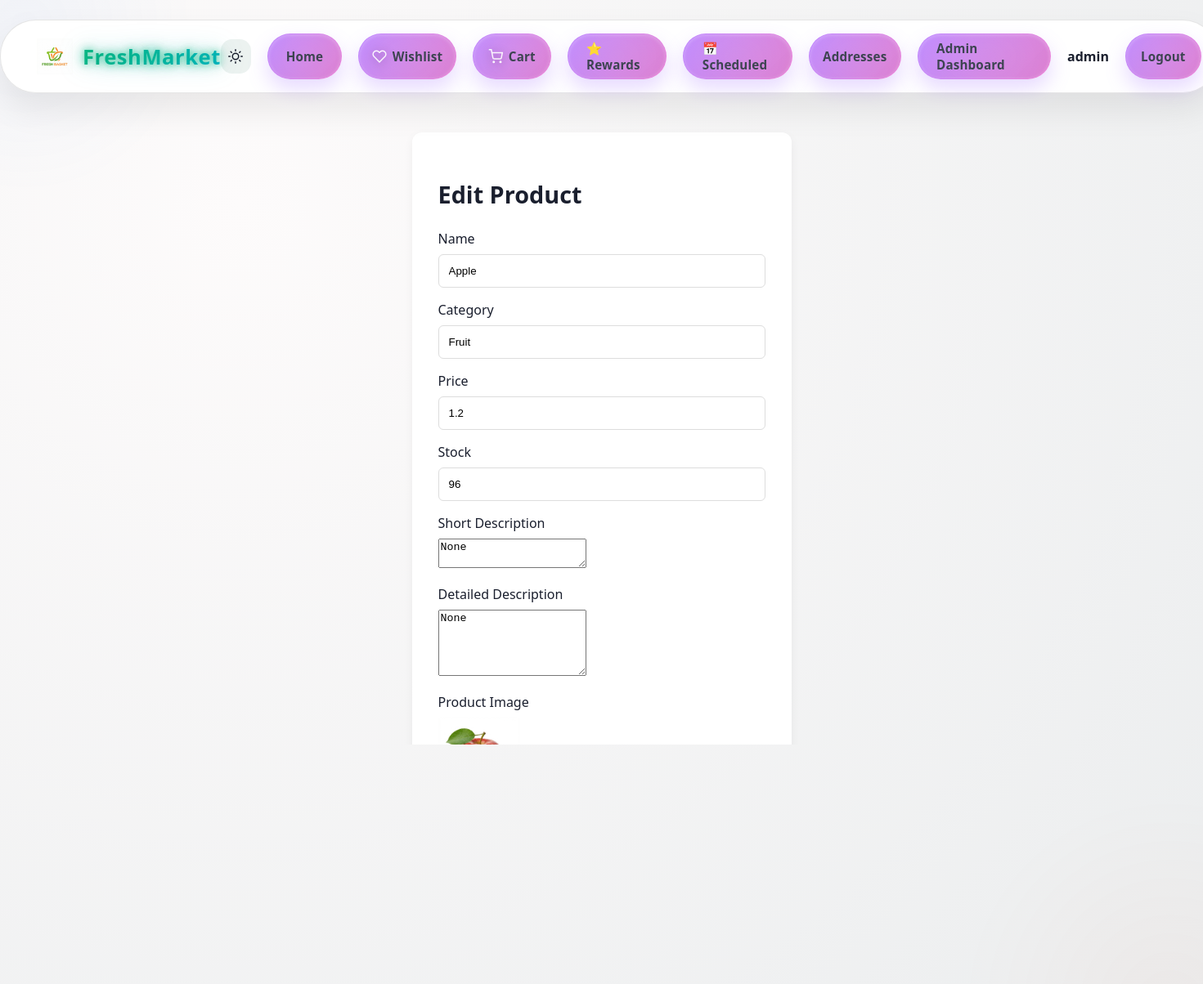
Screenshot of /admin/product/1/edit (signed in) with the database file from the repository.
### models.py (models this page shows)
class User(UserMixin, db.Model):
    id = db.Column(db.Integer, primary_key=True)
    username = db.Column(db.String(80), unique=True, nullable=False)
    email = db.Column(db.String(120), unique=True, nullable=True) # Nullable for migration, should be False for new users
    password_hash = db.Column(db.String(120), nullable=False)
    is_admin = db.Column(db.Boolean, default=False)
    reset_token = db.Column(db.String(100), nullable=True)
    reset_token_expiration = db.Column(db.DateTime, nullable=True)
    loyalty_points = db.Column(db.Integer, default=0)  # Loyalty rewards points
    cart_items = db.relationship('CartItem', backref='user', lazy=True)
    orders = db.relationship('Order', backref='user', lazy=True)
    addresses = db.relationship('Address', backref='user', lazy=True, cascade='all, delete-orphan')
    wishlist_items = db.relationship('Wishlist', backref='user', lazy=True, cascade='all, delete-orphan')
    loyalty_transactions = db.relationship('LoyaltyTransaction', backref='user', lazy=True, cascade='all, delete-orphan')
    scheduled_orders = db.relationship('ScheduledOrder', backref='user', lazy=True, cascade='all, delete-orphan')

class Product(db.Model):
    id = db.Column(db.Integer, primary_key=True)
    name = db.Column(db.String(100), nullable=False)
    category = db.Column(db.String(50), nullable=False)
    price = db.Column(db.Float, nullable=False)
    stock = db.Column(db.Integer, default=0)
    image_url = db.Column(db.String(200)) # Placeholder for image path
    description = db.Column(db.String(500), nullable=True)  # Short description
    detailed_description = db.Column(db.Text, nullable=True)  # Long description
    average_rating = db.Column(db.Float, default=0.0)
    review_count = db.Column(db.Integer, default=0)
    reviews = db.relationship('Review', backref='product', lazy=True, cascade='all, delete-orphan')
    wishlist_items = db.relationship('Wishlist', backref='product', lazy=True, cascade='all, delete-orphan')

### routes.py (the view, shortened to what this page needs)
@main.route('/admin/product/<int:product_id>/edit', methods=['GET', 'POST'])
@login_required
def edit_product(product_id):
    if not current_user.is_admin:
        return redirect(url_for('main.index'))
    product = Product.query.get_or_404(product_id)
    return render_template('add_product.html', product=product, is_edit=True)

### routes.py (called while the page is built)
@login_manager.user_loader
def load_user(user_id):
    return User.query.get(int(user_id))

@main.context_processor
def inject_cart_total():
    if current_user.is_authenticated:
        cart_items = CartItem.query.filter_by(user_id=current_user.id).all()
        total_price = sum(item.product.price * item.quantity for item in cart_items)
        total_items = sum(item.quantity for item in cart_items)
        return {'cart_total': total_price, 'cart_count': total_items}
    return {'cart_total': 0, 'cart_count': 0}

### templates/add_product.html
{% extends "base.html" %}
{% block content %}
<div class="auth-form">
    <h2>{% if is_edit %}Edit Product{% else %}Add Product{% endif %}</h2>
    <form method="POST" enctype="multipart/form-data">
        <div class="form-group">
            <label>Name</label>
            <input type="text" name="name" value="{{ product.name if product else '' }}" required>
        </div>
        <div class="form-group">
            <label>Category</label>
            <input type="text" name="category" value="{{ product.category if product else '' }}" required>
        </div>
        <div class="form-group">
            <label>Price</label>
            <input type="number" step="0.01" name="price" value="{{ product.price if product else '' }}" required>
        </div>
        <div class="form-group">
            <label>Stock</label>
            <input type="number" name="stock" value="{{ product.stock if product else '' }}" required>
        </div>
        <div class="form-group">
            <label>Short Description</label>
            <textarea name="description" rows="2">{{ product.description if product else '' }}</textarea>
        </div>
        <div class="form-group">
            <label>Detailed Description</label>
            <textarea name="detailed_description"
                rows="5">{{ product.detailed_description if product else '' }}</textarea>
        </div>
        <div class="form-group">
            <label>Product Image</label>
            {% if product and product.image_url %}
            <div class="current-image">
                <img src="{{ url_for('static', filename=product.image_url) }}" alt="Current Image"
                    style="max-width: 100px;">
                <p>Current Image</p>
            </div>
            {% endif %}
            <input type="file" name="image" accept="image/*">
        </div>
        <button type="submit" class="btn">{% if is_edit %}Update Product{% else %}Add Product{% endif %}</button>
    </form>
</div>
{% endblock %}

### templates/base.html (shortened to what this page needs)
<!DOCTYPE html>
<html lang="en">
<head>
    <link rel="stylesheet" href="{{ url_for('static', filename='style.css') }}">
    <link rel="stylesheet" href="{{ url_for('static', filename='new_features.css') }}">
    <link rel="stylesheet" href="{{ url_for('static', filename='accessibility.css') }}">
    <link rel="stylesheet" href="{{ url_for('static', filename='animations.css') }}">
    <link rel="stylesheet" href="{{ url_for('static', filename='enhanced_animations.css') }}">
    <link rel="stylesheet" href="{{ url_for('static', filename='scroll_animations.css') }}">
    <link rel="stylesheet" href="{{ url_for('static', filename='login_decorations.css') }}">
</head>
<body class="{% block body_class %}{% endblock %}">
    <nav class="top-nav">
        <div class="logo">
            <img src="{{ url_for('static', filename='logo.png') }}" alt="FreshMarket Logo">
            <span>FreshMarket</span>
        </div>
        <div class="links">
            <button id="theme-toggle" class="theme-toggle ripple-parent" type="button" aria-label="Toggle theme"
                aria-pressed="false">
            </button>
            <a href="{{ url_for('main.index') }}" class="nav-link">Home</a>
            {% if current_user.is_authenticated %}
            <a href="{{ url_for('main.wishlist') }}" class="nav-link nav-link-icon">
                <svg width="18" height="18" viewBox="0 0 24 24" fill="none" aria-hidden="true">
                    <path
                        d="M20.84 4.61a5.5 5.5 0 0 0-7.78 0L12 5.67l-1.06-1.06a5.5 5.5 0 0 0-7.78 7.78l1.06 1.06L12 21.23l7.78-7.78 1.06-1.06a5.5 5.5 0 0 0 0-7.78z"
                        stroke="currentColor" stroke-width="2" stroke-linecap="round" stroke-linejoin="round" />
                </svg>
                Wishlist
            </a>
            <a href="{{ url_for('main.cart') }}" class="nav-link nav-link-icon">
                Cart
            </a>
            <a href="{{ url_for('main.loyalty') }}" class="nav-link nav-link-icon">
                ⭐ Rewards
            </a>
            <a href="{{ url_for('main.scheduled_orders') }}" class="nav-link nav-link-icon">
                📅 Scheduled
            </a>
            <a href="{{ url_for('main.addresses') }}" class="nav-link">Addresses</a>
            {% if current_user.is_admin %}
            <a href="{{ url_for('main.admin_dashboard') }}" class="nav-link admin-link">Admin Dashboard</a>
            {% endif %}
            <span class="nav-user">{{ current_user.username }}</span>
            <a href="{{ url_for('main.logout') }}" class="nav-link">Logout</a>
            {% else %}
            <a href="{{ url_for('main.login') }}" class="nav-link">Login</a>
            <a href="{{ url_for('main.register') }}" class="nav-link">Register</a>
            {% endif %}
        </div>
    </nav>
    <div class="container">
        {% block content %}{% endblock %}
    </div>
</body>
</html>

### static/accessibility.css (style rules this page uses)
nav.top-nav { background: var(--surface-dark); color: var(--text-inverse); }
body[data-theme="light"] nav.top-nav { background: rgba(255, 255, 255, 0.95); color: var(--text-primary); border: 1px solid var(--border-light); box-shadow: var(--shadow-soft); }
body[data-theme="light"] .nav-link { color: var(--text-secondary); }
body[data-theme="light"] .nav-user { color: var(--text-primary); }
body[data-theme="light"] .btn { background: linear-gradient(135deg, var(--accent-secondary-dark), var(--accent-secondary)); color: #ffffff; }
body[data-theme="light"] h2, body[data-theme="light"] h3, body[data-theme="light"] h4 { color: var(--text-primary); }
.btn, .filter-chip, .nav-link, .add-to-cart-btn, .plus-btn, .search-button { min-height: 44px; min-width: 44px; display: inline-flex; align-items: center; justify-content: center; }

### static/enhanced_animations.css (style rules this page uses)
.nav-link { transition: all 0.3s cubic-bezier(0.4, 0, 0.2, 1); }
.btn, .add-to-cart-btn { transition: all 0.3s cubic-bezier(0.4, 0, 0.2, 1); }
html { scroll-behavior: smooth; }

### static/scroll_animations.css (style rules this page uses)
html { scroll-behavior: smooth; }
.top-nav { position: sticky; top: 0; z-index: 1000; transition: all 0.3s ease-in-out; }

### rows the page displays
User: username "admin"
Product: name "Apple", category "Fruit", price "1.2", stock "96", description "None", detailed_description "None", image_url (picture)
